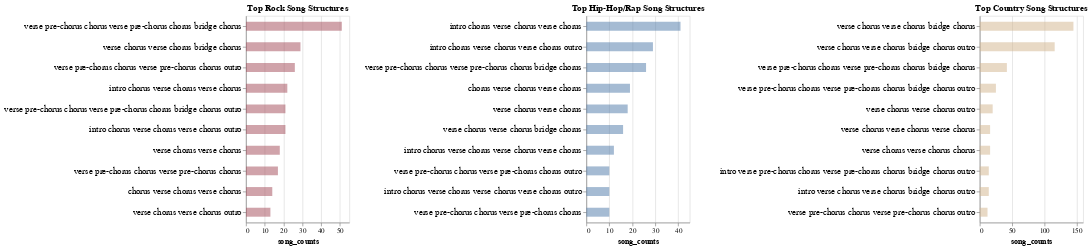

The cell this chart's notebook holds for it:
### Code cell
alt.hconcat(rock, rb, cty)

### Figure 1 — Vega-Lite specification as saved in the notebook (floating-point values rounded to 4 significant figures)
{"config": {"view": {"continuousWidth": 400, "continuousHeight": 300}}, "hconcat": [{"data": {"name": "data-907c7e2ecd35d75dbed96e2537a98347"}, "mark": {"type": "bar", "color": "#a24857", "opacity": 0.5, "size": 13}, "encoding": {"x": {"type": "quantitative", "field": "song_counts"}, "y": {"type": "nominal", "axis": {"labelFontSize": 13, "labelLimit": 500}, "field": "structure", "sort": "-x", "title": null}}, "height": 300, "title": "Top Rock Song Structures", "width": 150}, {"data": {"name": "data-95081458562b64ea36613e9e36062c6b"}, "mark": {"type": "bar", "opacity": 0.5, "size": 13}, "encoding": {"x": {"type": "quantitative", "field": "song_counts"}, "y": {"type": "nominal", "axis": {"labelFontSize": 13, "labelLimit": 500}, "field": "structure", "sort": "-x", "title": null}}, "height": 300, "title": "Top Hip-Hop/Rap Song Structures", "width": 150}, {"data": {"name": "data-956494e9a060c6fba24d541ff95c996e"}, "mark": {"type": "bar", "color": "#D2B48C", "opacity": 0.5, "size": 13}, "encoding": {"x": {"type": "quantitative", "field": "song_counts"}, "y": {"type": "nominal", "axis": {"labelFontSize": 13, "labelLimit": 500}, "field": "structure", "sort": "-x", "title": null}}, "height": 300, "title": "Top Country Song Structures", "width": 150}], "$schema": "https://vega.github.io/schema/vega-lite/v4.8.1.json", "datasets": {"data-907c7e2ecd35d75dbed96e2537a98347": [{"structure": "verse pre-chorus chorus verse pre-chorus chorus bridge chorus", "song_counts": 51}, {"structure": "verse chorus verse chorus bridge chorus", "song_counts": 29}, {"structure": "verse pre-chorus chorus verse pre-chorus chorus outro", "song_counts": 26}, {"structure": "intro chorus verse chorus verse chorus", "song_counts": 22}, {"structure": "verse pre-chorus chorus verse pre-chorus chorus bridge chorus outro", "song_counts": 21}, {"structure": "intro chorus verse chorus verse chorus outro", "song_counts": 21}, {"structure": "verse chorus verse chorus", "song_counts": 18}, {"structure": "verse pre-chorus chorus verse pre-chorus chorus", "song_counts": 17}, {"structure": "chorus verse chorus verse chorus", "song_counts": 14}, {"structure": "verse chorus verse chorus outro", "song_counts": 13}], "data-95081458562b64ea36613e9e36062c6b": [{"structure": "intro chorus verse chorus verse chorus", "song_counts": 41}, {"structure": "intro chorus verse chorus verse chorus outro", "song_counts": 29}, {"structure": "verse pre-chorus chorus verse pre-chorus chorus bridge chorus", "song_counts": 26}, {"structure": "chorus verse chorus verse chorus", "song_counts": 19}, {"structure": "verse chorus verse chorus", "song_counts": 18}, {"structure": "verse chorus verse chorus bridge chorus", "song_counts": 16}, {"structure": "intro chorus verse chorus verse chorus verse chorus", "song_counts": 12}, {"structure": "verse pre-chorus chorus verse pre-chorus chorus outro", "song_counts": 10}, {"structure": "intro chorus verse chorus verse chorus verse chorus outro", "song_counts": 10}, {"structure": "verse pre-chorus chorus verse pre-chorus chorus", "song_counts": 10}], "data-956494e9a060c6fba24d541ff95c996e": [{"structure": "verse chorus verse chorus bridge chorus", "song_counts": 145}, {"structure": "verse chorus verse chorus bridge chorus outro", "song_counts": 116}, {"structure": "verse pre-chorus chorus verse pre-chorus chorus bridge chorus", "song_counts": 42}, {"structure": "verse pre-chorus chorus verse pre-chorus chorus bridge chorus outro", "song_counts": 25}, {"structure": "verse chorus verse chorus outro", "song_counts": 20}, {"structure": "verse chorus verse chorus verse chorus", "song_counts": 16}, {"structure": "verse chorus verse chorus chorus", "song_counts": 16}, {"structure": "intro verse pre-chorus chorus verse pre-chorus chorus bridge chorus outro", "song_counts": 14}, {"structure": "intro verse chorus verse chorus bridge chorus outro", "song_counts": 14}, {"structure": "verse pre-chorus chorus verse pre-chorus chorus outro", "song_counts": 12}]}}
